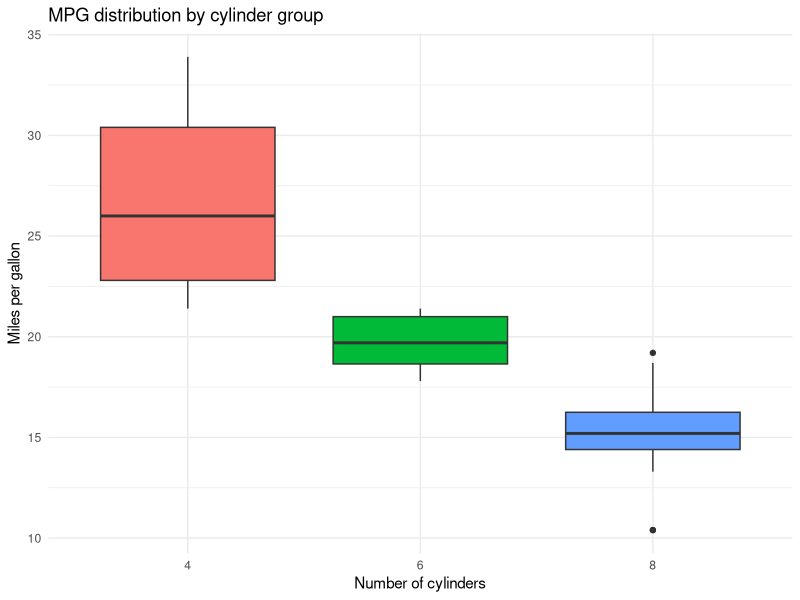
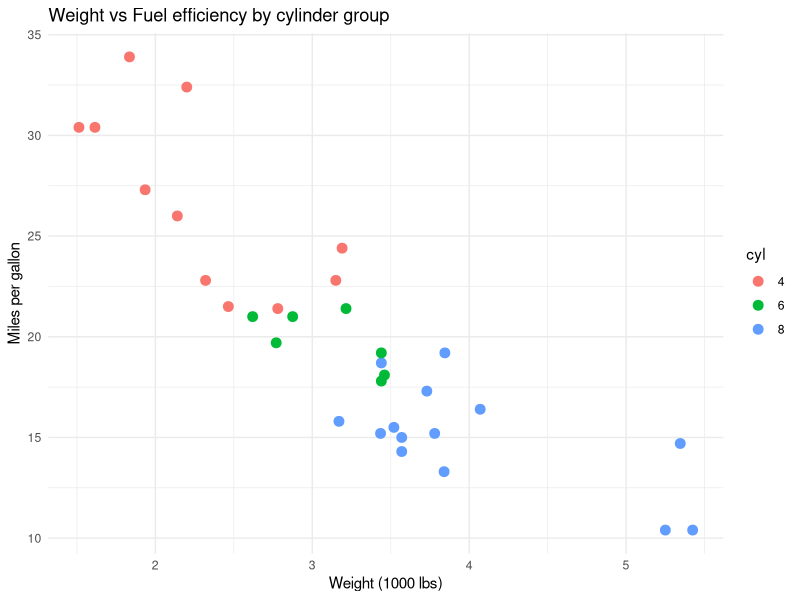

The R source for these figures, in order:
#mini project 2: tidyverse EDA with mtcars
library(tidyverse)

#converting cyl to a factor so R treats it as a category, not a number 
mtcars$cyl <- as.factor(mtcars$cyl)

#average mpg per cylinder group
mtcars %>%
  group_by(cyl) %>%
  summarise(avg_mpg = mean(mpg))

#which cars have above average MPG?
avg <- mean(mtcars$mpg)

mtcars %>%
  filter(mpg > avg) %>%
  select(mpg, cyl, hp, wt)

#visualising mpg distribution by cylinder group
ggplot(mtcars, aes(x = cyl, y = mpg, fill = cyl)) + geom_boxplot() +labs(title = "MPG distribution by cylinder group",
                                                                         x = "Number of cylinders",
                                                                         y = "Miles per gallon",) +
  theme_minimal() + theme(legend.position = "none")

#4cyl cars show higher variance in MPG than 6 or 8 cyl groups
#8cyl cars are consistently low efficency, they have a tight IQR around 15MPG

#avg horsepower per cylinder group
mtcars %>%
  group_by(cyl) %>%
  summarise(avg_hp = mean(hp))

#cars that have both above avg horsepower AND above avg MPG
avg <- mean(mtcars$hp)
avg2 <- mean(mtcars$mpg)

mtcars %>%
  filter(hp > avg, mpg > avg2) %>%
  select(mpg, cyl, hp, wt)

#ggplot scatterplot of weight vs MPG coloured by cylinder group
ggplot(mtcars, aes(x = wt, y = mpg, col = cyl)) + 
  geom_point(size = 3) + labs(title = "Weight vs Fuel efficiency by cylinder group",
                              x = "Weight (1000 lbs)",
                              y = "Miles per gallon",) +
  theme_minimal()

# 4-cyl cars (red) show higher variance in both weight and MPG
# 8-cyl cars (blue) cluster tightly, heavy and consistently inefficient
# weight and cylinder count are directly proportional, bigger engine = heavier car
